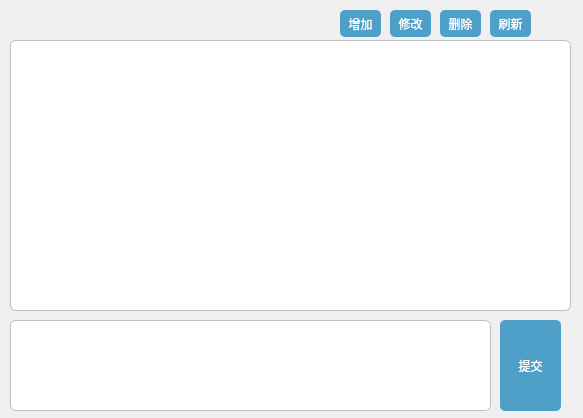
<?xml version="1.0" encoding="UTF-8"?>
<ui version="4.0">
 <class>UserManage</class>
 <widget class="QWidget" name="UserManage">
  <property name="geometry">
   <rect>
    <x>0</x>
    <y>0</y>
    <width>583</width>
    <height>418</height>
   </rect>
  </property>
  <property name="windowTitle">
   <string/>
  </property>
  <widget class="QTableView" name="role_view">
   <property name="geometry">
    <rect>
     <x>10</x>
     <y>40</y>
     <width>561</width>
     <height>271</height>
    </rect>
   </property>
   <property name="styleSheet">
    <string notr="true">border-style:solid;
border-width:1px;
border-color:rgb(190,190,190);
background-color: rgb(255, 255, 255);
border-radius: 6px; </string>
   </property>
   <property name="verticalScrollBarPolicy">
    <enum>Qt::ScrollBarAlwaysOff</enum>
   </property>
  </widget>
  <widget class="QPushButton" name="delBtn">
   <property name="geometry">
    <rect>
     <x>440</x>
     <y>10</y>
     <width>41</width>
     <height>27</height>
    </rect>
   </property>
   <property name="styleSheet">
    <string notr="true">font: 10pt &quot;Agency FB&quot;;
color: rgb(255, 255, 255);
background-color: rgb(78, 160, 201);
border-radius: 5px; 
</string>
   </property>
   <property name="text">
    <string>删除</string>
   </property>
  </widget>
  <widget class="QPushButton" name="updateBtn">
   <property name="geometry">
    <rect>
     <x>390</x>
     <y>10</y>
     <width>41</width>
     <height>27</height>
    </rect>
   </property>
   <property name="styleSheet">
    <string notr="true">font: 10pt &quot;Agency FB&quot;;
color: rgb(255, 255, 255);
background-color: rgb(78, 160, 201);
border-radius: 5px; 
</string>
   </property>
   <property name="text">
    <string>修改</string>
   </property>
  </widget>
  <widget class="QPushButton" name="addBtn">
   <property name="geometry">
    <rect>
     <x>340</x>
     <y>10</y>
     <width>41</width>
     <height>27</height>
    </rect>
   </property>
   <property name="styleSheet">
    <string notr="true">font: 10pt &quot;Agency FB&quot;;
color: rgb(255, 255, 255);
background-color: rgb(78, 160, 201);
border-radius: 5px; 
</string>
   </property>
   <property name="text">
    <string>增加</string>
   </property>
  </widget>
  <widget class="QPushButton" name="submitBtn">
   <property name="geometry">
    <rect>
     <x>500</x>
     <y>320</y>
     <width>61</width>
     <height>91</height>
    </rect>
   </property>
   <property name="styleSheet">
    <string notr="true">font: 10pt &quot;Agency FB&quot;;
color: rgb(255, 255, 255);
background-color: rgb(78, 160, 201);
border-radius: 5px; 
</string>
   </property>
   <property name="text">
    <string>提交</string>
   </property>
  </widget>
  <widget class="QTextEdit" name="sqlspace">
   <property name="geometry">
    <rect>
     <x>10</x>
     <y>320</y>
     <width>481</width>
     <height>91</height>
    </rect>
   </property>
   <property name="styleSheet">
    <string notr="true">border-style:solid;
border-width:1px;
border-color:rgb(190,190,190);
background-color: rgb(255, 255, 255);
border-radius: 6px; </string>
   </property>
  </widget>
  <widget class="QPushButton" name="pbt_Refresh">
   <property name="geometry">
    <rect>
     <x>490</x>
     <y>10</y>
     <width>41</width>
     <height>27</height>
    </rect>
   </property>
   <property name="styleSheet">
    <string notr="true">font: 10pt &quot;Agency FB&quot;;
color: rgb(255, 255, 255);
background-color: rgb(78, 160, 201);
border-radius: 5px; 
</string>
   </property>
   <property name="text">
    <string>刷新</string>
   </property>
  </widget>
 </widget>
 <resources/>
 <connections/>
</ui>
